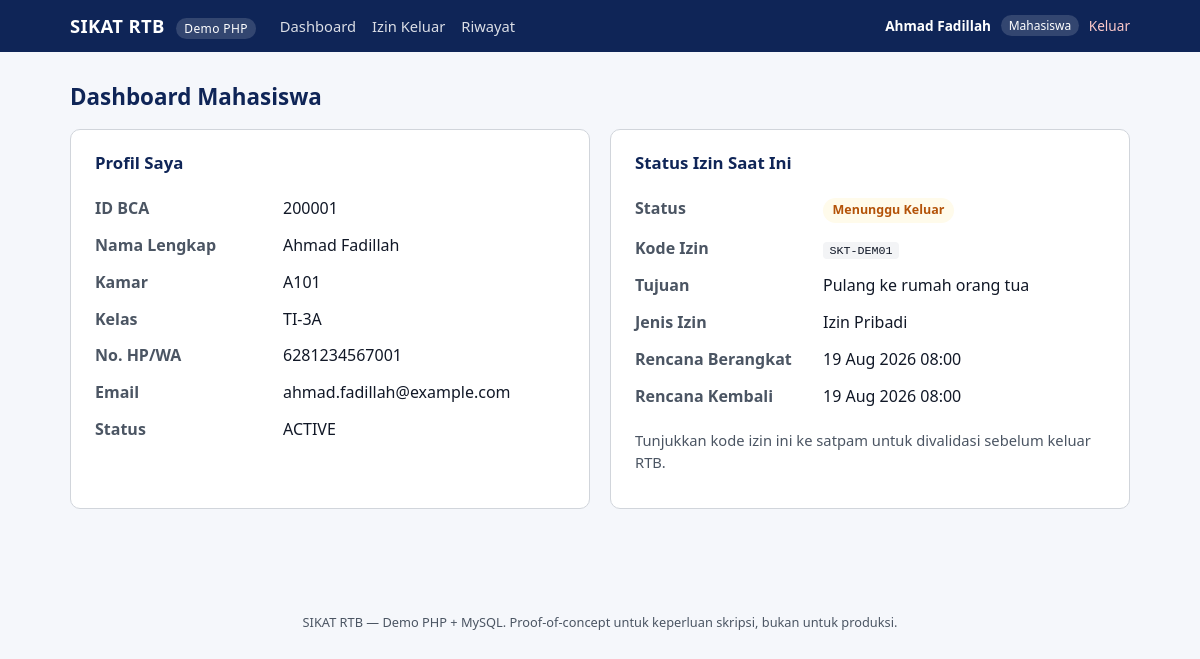
The app's page /student/dashboard.php (signed in) with its own data.
### tables this page shows
CREATE TABLE IF NOT EXISTS master_residents (
  id INT AUTO_INCREMENT PRIMARY KEY,
  bca_id VARCHAR(50) NOT NULL UNIQUE,
  full_name VARCHAR(255) NOT NULL,
  room_number VARCHAR(50) NOT NULL,
  class_name VARCHAR(100) NOT NULL,
  gender VARCHAR(30) NOT NULL DEFAULT 'TIDAK_DISEBUTKAN',
  resident_status VARCHAR(30) NOT NULL DEFAULT 'ACTIVE',
  phone_number VARCHAR(30),
  email VARCHAR(255),
  created_at DATETIME NOT NULL DEFAULT CURRENT_TIMESTAMP,
  updated_at DATETIME NOT NULL DEFAULT CURRENT_TIMESTAMP
);

CREATE TABLE IF NOT EXISTS permits (
  id INT AUTO_INCREMENT PRIMARY KEY,
  resident_id INT NOT NULL,
  permit_code VARCHAR(100) NOT NULL UNIQUE,
  qr_token VARCHAR(255) NOT NULL UNIQUE,
  destination VARCHAR(255) NOT NULL,
  permit_type VARCHAR(50) NOT NULL DEFAULT 'IZIN_PRIBADI',
  planned_departure_at DATETIME NOT NULL,
  planned_return_at DATETIME NOT NULL,
  entry_code VARCHAR(50),
  status VARCHAR(30) NOT NULL,
  created_at DATETIME NOT NULL DEFAULT CURRENT_TIMESTAMP,
  FOREIGN KEY (resident_id) REFERENCES master_residents(id)
);

### includes/auth.php (called while the page is built, shortened)
<?php
require_once __DIR__ . '/helpers.php';
function appBase(): string
{
    $dir = basename(dirname($_SERVER['SCRIPT_NAME']));
    return in_array($dir, ['student', 'security', 'manager'], true) ? '../' : '';
}
function currentUser(): ?array
{
    return $_SESSION['user'] ?? null;
}
function roleDashboardPath(string $role): string
{
    switch ($role) {
        case 'STUDENT':
            return 'student/dashboard.php';
    }
}
function roleLabel(string $role): string
{
    $labels = [
        'STUDENT'  => 'Mahasiswa',
        'SECURITY' => 'Satpam',
        'MANAGER'  => 'Pengelola',
    ];
    return $labels[$role] ?? $role;
}

### includes/helpers.php (called while the page is built, shortened)
<?php
function permitStatusLabel(string $status): string
{
    $labels = [
        'MENUNGGU_KELUAR' => 'Menunggu Keluar',
        'SEDANG_DI_LUAR'  => 'Sedang di Luar',
        'MENUNGGU_MASUK'  => 'Menunggu Masuk',
        'SELESAI'         => 'Selesai',
        'DIBATALKAN'      => 'Dibatalkan',
    ];
    return $labels[$status] ?? $status;
}
function permitStatusBadgeClass(string $status): string
{
    $classes = [
        'MENUNGGU_KELUAR' => 'badge badge-waiting',
        'SEDANG_DI_LUAR'  => 'badge badge-outside',
        'MENUNGGU_MASUK'  => 'badge badge-waiting',
        'SELESAI'         => 'badge badge-done',
        'DIBATALKAN'      => 'badge badge-cancelled',
    ];
    return $classes[$status] ?? 'badge';
}
function permitTypeLabel(string $type): string
{
    $labels = [
        'IZIN_PRIBADI'        => 'Izin Pribadi',
        'IZIN_AKADEMIK'       => 'Izin Akademik',
        'IZIN_KESEHATAN'      => 'Izin Kesehatan',
        'KEPERLUAN_KELUARGA'  => 'Keperluan Keluarga',
        'LAINNYA'             => 'Lainnya',
    ];
    return $labels[$type] ?? $type;
}
function formatDateTime(?string $value): string
{
    $timestamp = strtotime($value);
    return date('d M Y H:i', $timestamp);
}
function h(?string $value): string
{
    return htmlspecialchars($value ?? '', ENT_QUOTES, 'UTF-8');
}

### student/dashboard.php (the view, shortened to what this page needs)
<?php
require_once __DIR__ . '/../includes/auth.php';
require_once __DIR__ . '/../includes/helpers.php';
$user = requireRole('STUDENT');
$db   = getDb();
$stmt = $db->prepare('SELECT r.* FROM master_residents r JOIN accounts a ON a.resident_id = r.id WHERE a.id = ?');
$stmt->execute([$user['id']]);
$resident = $stmt->fetch();
$stmt = $db->prepare("
    SELECT * FROM permits
    WHERE resident_id = ? AND status IN ('MENUNGGU_KELUAR','SEDANG_DI_LUAR','MENUNGGU_MASUK')
    ORDER BY created_at DESC LIMIT 1
");
$stmt->execute([$resident['id']]);
$activePermit = $stmt->fetch();
$pageTitle = 'Dashboard Mahasiswa';
require __DIR__ . '/../includes/layout_start.php';
?>
<div class="grid-2">
    <section class="card">
        <h2 class="card-title">Profil Saya</h2>
        <table class="detail-table">
            <tr><th>ID BCA</th><td><?= h($resident['bca_id']) ?></td></tr>
            <tr><th>Nama Lengkap</th><td><?= h($resident['full_name']) ?></td></tr>
            <tr><th>Kamar</th><td><?= h($resident['room_number']) ?></td></tr>
            <tr><th>Kelas</th><td><?= h($resident['class_name']) ?></td></tr>
            <tr><th>No. HP/WA</th><td><?= h($resident['phone_number'] ?: '-') ?></td></tr>
            <tr><th>Email</th><td><?= h($resident['email'] ?: '-') ?></td></tr>
            <tr><th>Status</th><td><?= h($resident['resident_status']) ?></td></tr>
        </table>
    </section>
    <section class="card">
        <h2 class="card-title">Status Izin Saat Ini</h2>
        <?php if (!$activePermit): ?>
            <p class="muted">Anda tidak sedang memiliki izin keluar yang aktif.</p>
            <a class="btn btn-primary" href="apply.php">Ajukan Izin Keluar</a>
        <?php else: ?>
            <table class="detail-table">
                <tr><th>Status</th><td><span class="<?= h(permitStatusBadgeClass($activePermit['status'])) ?>"><?= h(permitStatusLabel($activePermit['status'])) ?></span></td></tr>
                <tr><th>Kode Izin</th><td><code><?= h($activePermit['permit_code']) ?></code></td></tr>
                <tr><th>Tujuan</th><td><?= h($activePermit['destination']) ?></td></tr>
                <tr><th>Jenis Izin</th><td><?= h(permitTypeLabel($activePermit['permit_type'])) ?></td></tr>
                <tr><th>Rencana Berangkat</th><td><?= h(formatDateTime($activePermit['planned_departure_at'])) ?></td></tr>
                <tr><th>Rencana Kembali</th><td><?= h(formatDateTime($activePermit['planned_return_at'])) ?></td></tr>
            </table>
            <?php if ($activePermit['status'] === 'MENUNGGU_KELUAR'): ?>
                <p class="muted">Tunjukkan kode izin ini ke satpam untuk divalidasi sebelum keluar RTB.</p>
            <?php elseif ($activePermit['status'] === 'SEDANG_DI_LUAR'): ?>
                <p class="muted">Anda tercatat sedang di luar RTB.</p>
                <a class="btn btn-primary" href="apply.php">Lapor Sudah Kembali</a>
            <?php elseif ($activePermit['status'] === 'MENUNGGU_MASUK'): ?>
                <p class="muted">Tunjukkan kode masuk ini ke satpam untuk dikonfirmasi saat tiba di RTB.</p>
            <?php endif; ?>
        <?php endif; ?>
    </section>
</div>
<?php require __DIR__ . '/../includes/layout_end.php'; ?>

### includes/layout_start.php (shortened to what this page needs)
<?php
$user  = currentUser();
$base  = appBase();
?>
<!DOCTYPE html>
<html lang="id">
<head>
<link rel="stylesheet" href="<?= h($base) ?>assets/style.css">
</head>
<body>
<header class="topbar">
    <div class="topbar-inner">
        <a class="brand" href="<?= h($base . ($user ? roleDashboardPath($user['role']) : 'login.php')) ?>">
            SIKAT RTB <span class="brand-tag">Demo PHP</span>
        </a>
        <?php if ($user): ?>
        <nav class="nav">
            <?php if ($user['role'] === 'STUDENT'): ?>
                <a href="<?= h($base) ?>student/dashboard.php">Dashboard</a>
                <a href="<?= h($base) ?>student/apply.php">Izin Keluar</a>
                <a href="<?= h($base) ?>student/history.php">Riwayat</a>
            <?php elseif ($user['role'] === 'SECURITY'): ?>
                <a href="<?= h($base) ?>security/dashboard.php">Validasi</a>
                <a href="<?= h($base) ?>security/history.php">Riwayat</a>
            <?php elseif ($user['role'] === 'MANAGER'): ?>
                <a href="<?= h($base) ?>manager/dashboard.php">Dashboard</a>
                <a href="<?= h($base) ?>manager/residents.php">Penghuni</a>
                <a href="<?= h($base) ?>manager/history.php">Riwayat</a>
            <?php endif; ?>
        </nav>
        <div class="user-box">
            <span class="user-name"><?= h($user['full_name']) ?></span>
            <span class="user-role"><?= h(roleLabel($user['role'])) ?></span>
            <a class="logout-link" href="<?= h($base) ?>logout.php">Keluar</a>
        </div>
        <?php endif; ?>
    </div>
</header>
<main class="page">
    <?php if (isset($pageTitle)): ?>
        <h1 class="page-title"><?= h($pageTitle) ?></h1>
    <?php endif; ?>

### assets/style.css (style rules this page uses)
:root { --navy: #0f2557; --blue: #1d4ed8; --blue-light: #eef2ff; --green: #15803d; --green-light: #ecfdf3; --red: #b91c1c; --red-light: #fef2f2; --amber: #b45309; --amber-light: #fffbeb; --gray-900: #111827; --gray-600: #4b5563; --gray-300: #d1d5db; --gray-100: #f3f4f6; --bg: #f5f7fb; --white: #ffffff; }
* { box-sizing: border-box; }
body { margin: 0; font-family: "Segoe UI", Arial, Helvetica, sans-serif; background: var(--bg); color: var(--gray-900); line-height: 1.5; }
a { color: var(--blue); text-decoration: none; }
.topbar { background: var(--navy); color: var(--white); }
.topbar-inner { max-width: 1100px; margin: 0 auto; padding: 0.75rem 1.25rem; display: flex; align-items: center; gap: 1.5rem; flex-wrap: wrap; }
.brand { color: var(--white); font-weight: 700; font-size: 1.15rem; letter-spacing: 0.02em; }
.brand-tag { font-weight: 400; font-size: 0.75rem; background: rgba(255,255,255,0.15); padding: 0.15rem 0.5rem; border-radius: 999px; margin-left: 0.4rem; }
.nav { display: flex; gap: 1rem; flex: 1; flex-wrap: wrap; }
.nav a { color: rgba(255,255,255,0.85); font-size: 0.92rem; }
.user-box { display: flex; align-items: center; gap: 0.6rem; font-size: 0.85rem; }
.user-name { font-weight: 600; }
.user-role { background: rgba(255,255,255,0.15); padding: 0.1rem 0.5rem; border-radius: 999px; font-size: 0.75rem; }
.logout-link { color: #fecaca; }
.page { max-width: 1100px; margin: 0 auto; padding: 1.75rem 1.25rem 3rem; }
.page-title { font-size: 1.4rem; margin: 0 0 1rem; color: var(--navy); }
.card { background: var(--white); border: 1px solid var(--gray-300); border-radius: 10px; padding: 1.25rem 1.5rem; margin-bottom: 1.25rem; }
.card-title { margin: 0 0 0.9rem; font-size: 1.05rem; color: var(--navy); }
.grid-2 { display: grid; grid-template-columns: 1fr 1fr; gap: 1.25rem; }
.muted { color: var(--gray-600); font-size: 0.92rem; }
.detail-table { border-collapse: collapse; width: 100%; }
.detail-table th { text-align: left; color: var(--gray-600); font-weight: 600; padding: 0.4rem 0.75rem 0.4rem 0; width: 40%; vertical-align: top; }
.detail-table td { padding: 0.4rem 0; }
.badge { display: inline-block; padding: 0.2rem 0.6rem; border-radius: 999px; font-size: 0.78rem; font-weight: 600; background: var(--gray-100); color: var(--gray-600); }
.badge-waiting { background: var(--amber-light); color: var(--amber); }
code { background: var(--gray-100); padding: 0.1rem 0.4rem; border-radius: 4px; font-size: 0.9em; }

### records on screen
master_residents: full_name "Ahmad Fadillah", bca "200001", room_number "A101", class_name "TI-3A", phone_number "6281234567001", email "ahmad.fadillah@example.com", resident_status "ACTIVE"
permits: status "Menunggu Keluar", permit_code "SKT-DEM01", destination "Pulang ke rumah orang tua", permit_type "Izin Pribadi", planned_departure_at "19 Aug 2026 08:00", planned_return_at "19 Aug 2026 08:00"

### other values on screen
roleLabel($user['role']) "Mahasiswa"
$pageTitle "Dashboard Mahasiswa"
